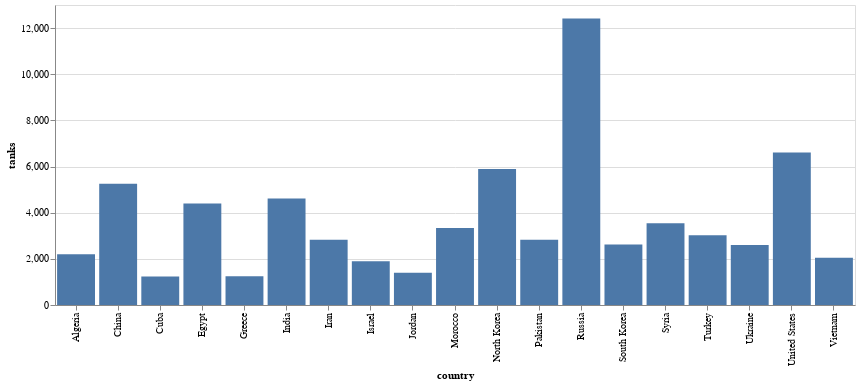

The code cell stored with this chart in its notebook:
### Code cell
chart= (alt.Chart(tanks)
            .mark_bar()
            .encode(x = 'country', y="tanks").properties(width = 800))
chart.save("tanks.png")
chart

### Figure 1 — Vega-Lite specification as saved in the notebook (floating-point values rounded to 4 significant figures)
{"config": {"view": {"continuousWidth": 400, "continuousHeight": 300}}, "data": {"name": "data-91b578d001db24834764b807748cdb29"}, "mark": "bar", "encoding": {"x": {"type": "nominal", "field": "country"}, "y": {"type": "quantitative", "field": "tanks"}}, "width": 800, "$schema": "https://vega.github.io/schema/vega-lite/v4.8.1.json", "datasets": {"data-91b578d001db24834764b807748cdb29": [{"country": "Russia", "tanks": 12420}, {"country": "United States", "tanks": 6612}, {"country": "North Korea", "tanks": 5895}, {"country": "China", "tanks": 5250}, {"country": "India", "tanks": 4614}, {"country": "Egypt", "tanks": 4394}, {"country": "Syria", "tanks": 3540}, {"country": "Morocco", "tanks": 3335}, {"country": "Turkey", "tanks": 3022}, {"country": "Iran", "tanks": 2831}, {"country": "Pakistan", "tanks": 2824}, {"country": "South Korea", "tanks": 2624}, {"country": "Ukraine", "tanks": 2596}, {"country": "Algeria", "tanks": 2196}, {"country": "Vietnam", "tanks": 2044}, {"country": "Israel", "tanks": 1900}, {"country": "Jordan", "tanks": 1401}, {"country": "Greece", "tanks": 1243}, {"country": "Cuba", "tanks": 1230}]}}
